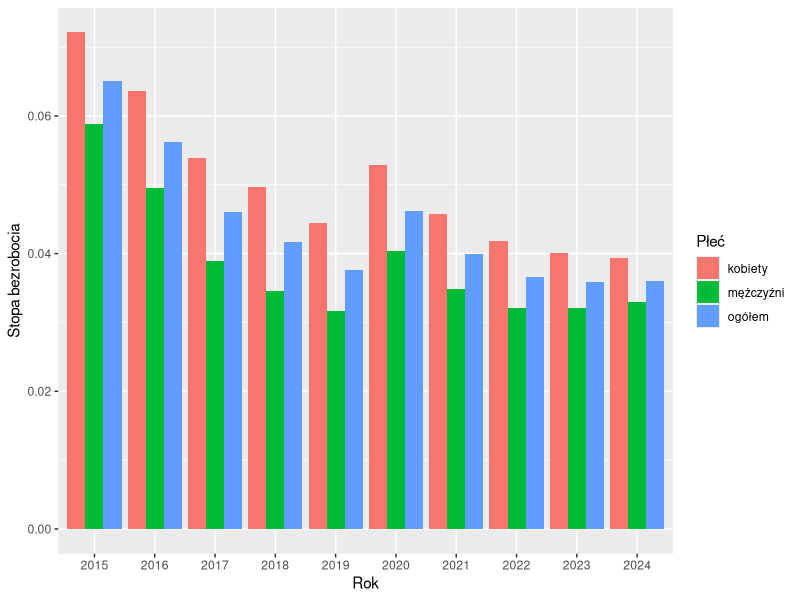
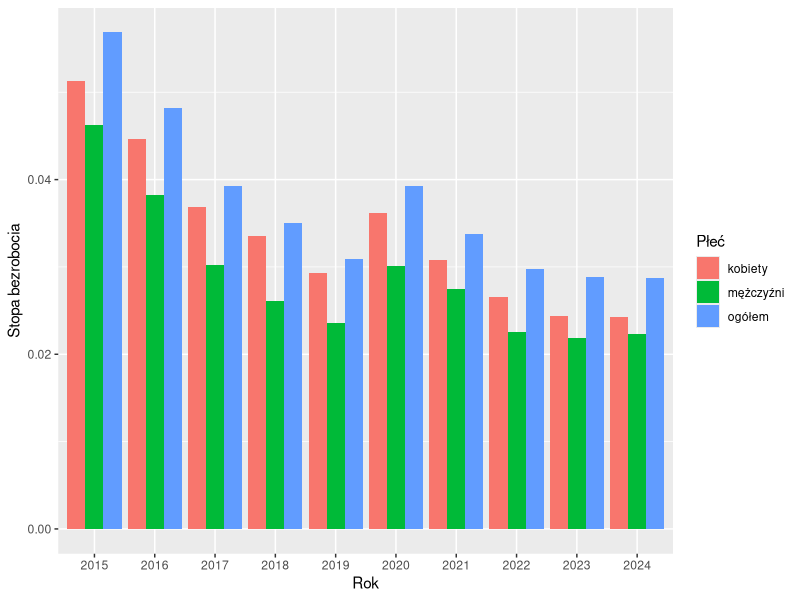
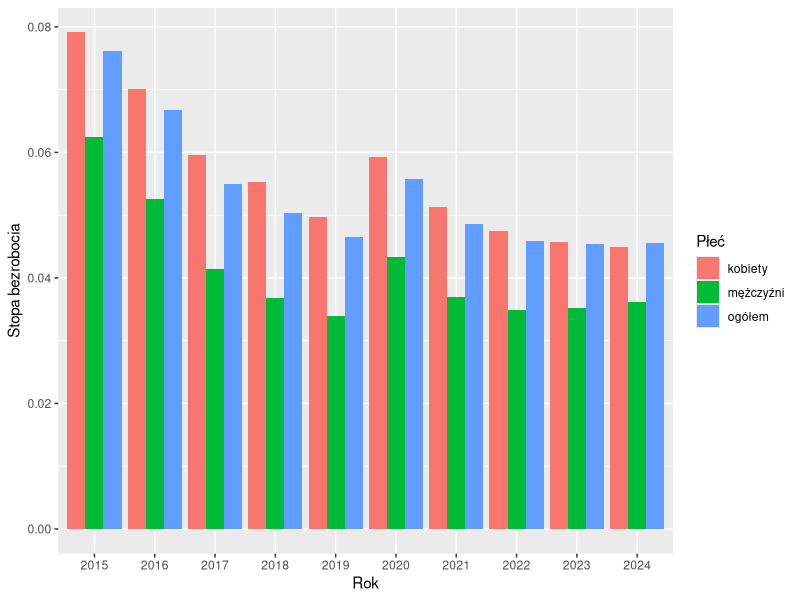
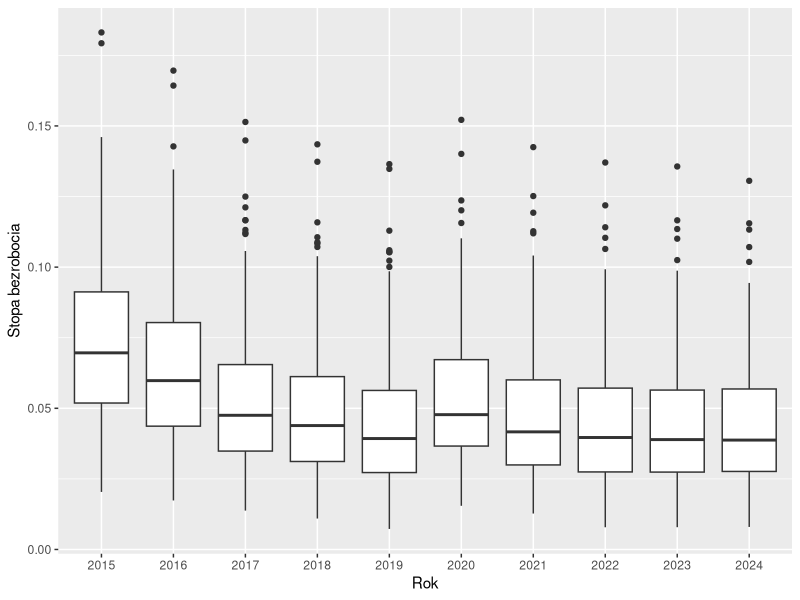
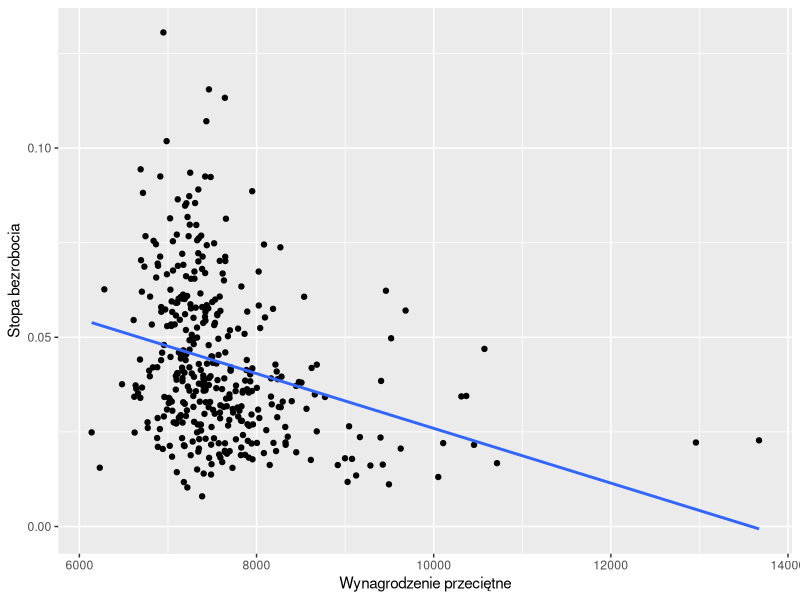
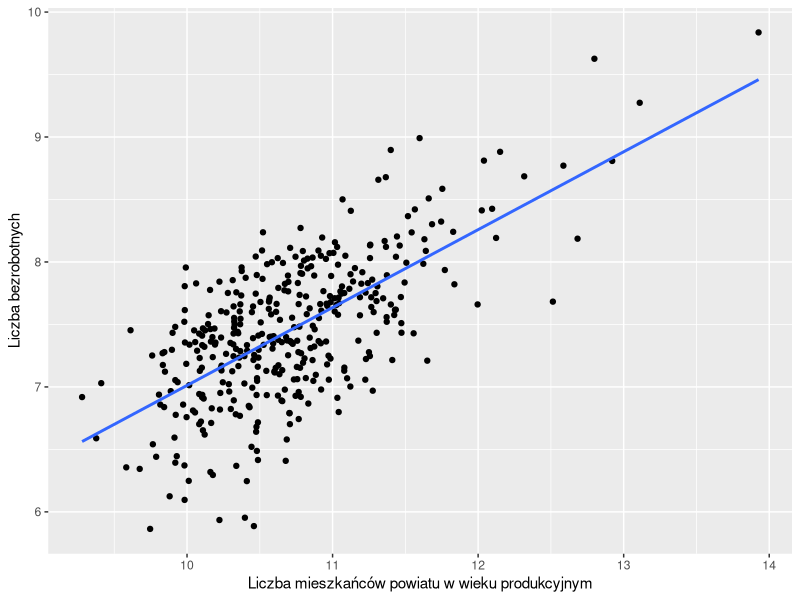

Write the R code that produced these figures, in order.
## ---- chunk 1
library(ggplot2)
library(dplyr)
library(tidyr)
library(knitr)
library(kableExtra)
## ---- chunk 2
data <- read.csv("sprawozdanie1_dane.csv")
## ---- chunk 3
data_mod <- data |> mutate(stopa_bezrobocia = Bezrobotni/Ludność_wiek_prod)
## ---- chunk 4
#| label: fig_1
#| fig-cap: "Krajowa stopa bezrobocia w ostatnich 10 latach"
data_mod |> group_by(Rok, Płeć) |> summarize(srednie_bezrobocie = sum(Bezrobotni)/sum(Ludność_wiek_prod)) |>
  ggplot(aes(x=factor(Rok), y=srednie_bezrobocie, fill=Płeć)) + 
  geom_bar(stat="identity", position = "dodge") +
  labs(y = "Stopa bezrobocia",
       x = "Rok")
## ---- chunk 5
#| label: fig_2
#| fig-cap: "Średnia krajowa stopa bezrobocia w ostatnich 10 latach (duże powiaty)"
data_mod |> filter(Ludność >= 100000) |>
  group_by(Rok, Płeć) |> summarize(srednie_bezrobocie = sum(Bezrobotni)/sum(Ludność_wiek_prod)) |>
  ggplot(aes(x=factor(Rok), y=srednie_bezrobocie, fill=Płeć)) + 
  geom_bar(stat="identity", position = "dodge") +
  labs(y = "Stopa bezrobocia",
       x = "Rok")
## ---- chunk 6
#| label: fig_3
#| fig-cap: "Średnia krajowa stopa bezrobocia w ostatnich 10 latach (małe powiaty)"
data_mod |> filter(Ludność < 100000) |>
  group_by(Rok, Płeć) |> summarize(srednie_bezrobocie = sum(Bezrobotni)/sum(Ludność_wiek_prod)) |>
  ggplot(aes(x=factor(Rok), y=srednie_bezrobocie, fill=Płeć)) + 
  geom_bar(stat="identity", position = "dodge") +
  labs(y = "Stopa bezrobocia",
       x = "Rok")
## ---- chunk 7
duze <- data_mod |>
  filter(Ludność >= 100000) |>
  mutate(Typ_miasta = "Duże miasta") |>
  group_by(Rok, Płeć, Typ_miasta) |>
  summarize(srednie_bezrobocie = round(mean(stopa_bezrobocia),3), .groups = "drop")

male <- data_mod |>
  filter(Ludność < 100000) |>
  mutate(Typ_miasta = "Małe miasta") |>
  group_by(Rok, Płeć, Typ_miasta) |>
  summarize(srednie_bezrobocie = round(mean(stopa_bezrobocia),3), .groups = "drop")

wszystkie <- bind_rows(duze, male)

tab <- wszystkie |>
  pivot_wider(
    names_from = Rok,
    values_from = srednie_bezrobocie
  )

knitr::kable(
  tab,
  booktabs = FALSE,
  caption = "Średnia stopa bezrobocia w miastach według typów, płci i roku"
)

## ---- chunk 8
#| label: fig_4
#| fig-cap: "Rozkład stopy bezrobocia w powiatach przez ostanie 10 lat"
data_mod |> filter(Płeć == "ogółem") |>
  group_by(Rok) |> 
  ggplot(aes(x=factor(Rok), y=stopa_bezrobocia)) + geom_boxplot() + 
  labs(x = "Rok",
       y = "Stopa bezrobocia")
## ---- chunk 9
#| label: fig_5
#| fig-cap: "Zależność stopy bezrobocia od wynagrodzenia brutto w 2024 roku"
data_mod |> filter(Płeć == "ogółem", Rok == 2024) |>
  ggplot(aes(x=Wynagrodzenie_przeciętne, y=stopa_bezrobocia)) +
  geom_point() +
  geom_smooth(method="lm", se=FALSE) +
  labs(x = "Wynagrodzenie przeciętne",
       y = "Stopa bezrobocia")
## ---- chunk 10
tab <- data_mod |> filter(Płeć == "ogółem") |> group_by(Rok) |> summarize(r = round(cor(stopa_bezrobocia, Wynagrodzenie_przeciętne),2))

tab_t <- cbind(
  Rok = "r",
  t(tab$r)
)

colnames(tab_t) <- c("Rok", tab$Rok)

tab_t |>
  kable(
    caption = "Korelacja stopy bezrobocia z wynagrodzeniem przeciętnym brutto",
    digits = 2,
    align = "c"
  ) |>
  kable_styling(
    full_width = FALSE,
    bootstrap_options = c("striped", "hover")
  )
## ---- chunk 11
#| label: tab_q
tabela <- data_mod |> filter(Płeć == "ogółem") |>
  group_by(Rok) |>
  summarize(
    Min = min(Ludność_wiek_prod),
    Q1 = quantile(Ludność_wiek_prod, 0.25),
    Mediana = quantile(Ludność_wiek_prod, 0.50),
    Q3 = quantile(Ludność_wiek_prod, 0.75),
    Max = max(Ludność_wiek_prod)
  )


tabela |>
  kable(
    caption = "Rozkład ludności w wieku produkcyjnym w powiatach",
    digits = 2,
    align = "c"
  ) |>
  kable_styling(
    full_width = FALSE,
    bootstrap_options = c("striped", "hover")
  )

## ---- chunk 12
#| label: fig_6
#| fig-cap: "Zależność liczby bezrobotnych od ludności w wieku produkcyjnym w 2024 r. (skala logarytmiczna)"
data_mod |> filter(Płeć == "ogółem", Rok == 2024) |>
  ggplot(aes(x=log(Ludność_wiek_prod), y=log(Bezrobotni))) +
  geom_point() +
  geom_smooth(method="lm", se=FALSE) +
  labs(x = "Liczba mieszkańców powiatu w wieku produkcyjnym",
       y = "Liczba bezrobotnych")
## ---- chunk 13

data_og_2024 <- data_mod |> filter(Płeć == "ogółem", Rok == 2024)
model <- lm(log(Bezrobotni) ~ log(Ludność_wiek_prod), data=data_og_2024)
## ---- chunk 14
tab <- data_mod |> filter(Płeć == "ogółem") |> group_by(Rok) |> summarize(r = round(cor(log(Bezrobotni), log(Ludność_wiek_prod)),2))

tab_t <- cbind(
  Rok = "r",
  t(tab$r)
)

colnames(tab_t) <- c("Rok", tab$Rok)

tab_t |>
  kable(
    caption = "Korelacja liczby osób bezrobotnych z ludnością w wieku produkcyjnym (skala logarytmiczna)",
    digits = 2,
    align = "c"
  ) |>
  kable_styling(
    full_width = FALSE,
    bootstrap_options = c("striped", "hover")
  )
